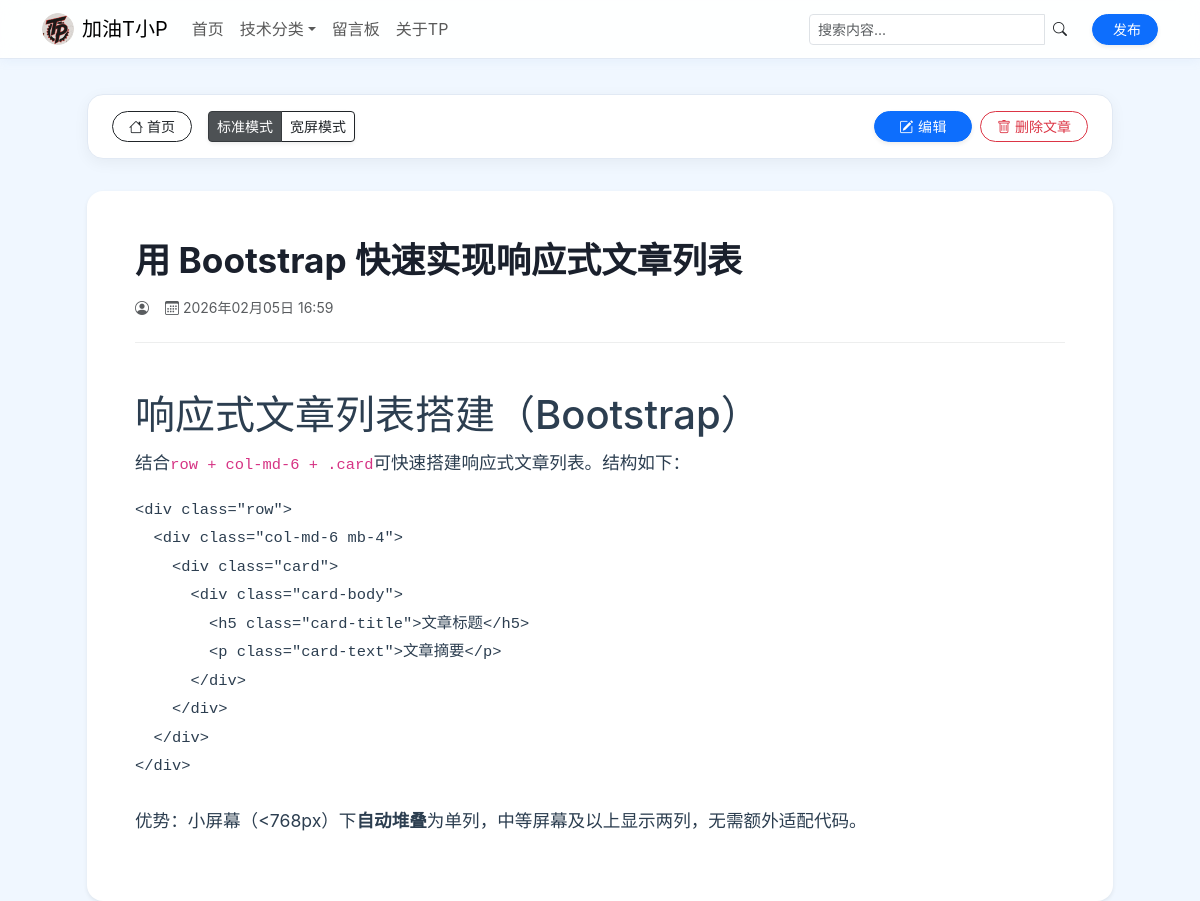
Screenshot of /post/8 with the database file from the repository.
### blog/models.py (models this page shows, shortened)
class Post(models.Model):
    title = models.CharField(max_length=200, verbose_name="文章标题")
    content = models.TextField(verbose_name="正文")
    created_at = models.DateTimeField(
        auto_now_add=True, verbose_name="创建时间（全球标准时间）"
    )
    category = models.ForeignKey(
        Category,
        on_delete=models.SET_NULL,
        null=True,
        blank=True,
        verbose_name="文章分类",
    )
    @property
    def beijing_created_at(self):
        return timezone.localtime(self.created_at)

### blog/views.py (the view)
# urls.py: path("post/<int:pk>", views.post_detail, name="post-detail"),
def post_detail(request, pk):
    post = get_object_or_404(Post, pk=pk)
    return render(request, "blog/post_detail.html", {"post": post})

### blog/templatetags/markdown_extras.py (called while the page is built)
@register.filter(name="markdown")  # 改为 "markdown"，这样 HTML 里才能用 |markdown
def markdown_to_html(markdown_text):
    if not markdown_text:
        return ""
    html_content = markdown.markdown(
        markdown_text, extensions=["extra", "codehilite", "fenced_code"]
    )
    return mark_safe(html_content)

### blog/templates/blog/post_detail.html (shortened to what this page needs)
{% extends 'blog/base.html' %} {% load markdown_extras %}  {% block content %}
  <div class="row justify-content-center mt-4">
    <div id="main-column" class="view-mode-standard">
      <div class="function-toolbar d-flex justify-content-between align-items-center">
        <div class="d-flex gap-2">
          <a href="{% url 'home' %}" class="btn btn-sm btn-outline-dark rounded-pill px-3"><i class="bi bi-house"></i> 首页</a>
          <div class="btn-group shadow-sm ms-2" role="group">
            <button id="btn-standard" class="btn btn-sm btn-dark active">标准模式</button>
            <button id="btn-wide" class="btn btn-sm btn-outline-dark">宽屏模式</button>
          </div>
        </div>
        <div class="d-flex gap-2">
          <a href="{% url 'post-update' post.pk %}?next={{ request.get_full_path }}" class="btn btn-sm btn-primary btn-manage rounded-pill px-4 shadow-sm"><i class="bi bi-pencil-square"></i> 编辑</a>
          <a href="{% url 'post-delete' post.pk %}?next={{ request.get_full_path }}" class="btn btn-sm btn-outline-danger rounded-pill px-3"><i class="bi bi-trash"></i> 删除文章</a>
        </div>
      </div>
      <div class="card shadow-sm border-0 rounded-4 overflow-hidden">
        <div class="card-body p-4 p-md-5">
          <header class="mb-4">
            <h1 class="fw-bold mb-3" style="color: #1a202c; font-size: 2.2rem;">{{ post.title }}</h1>
            <div class="d-flex align-items-center text-muted small">
              <span class="me-3"><i class="bi bi-person-circle"></i> {{ post.author }}</span>
              <span><i class="bi bi-calendar3"></i> {{ post.beijing_created_at|date:'Y年m月d日 H:i' }}</span>
            </div>
          </header>
          <hr class="mb-5" style="opacity: 0.08;" />
          <div id="readable-content" class="post-content">{{ post.content|markdown }}</div>
        </div>
      </div>
    </div>
  </div>
{% endblock %}

### blog/templates/blog/base.html (style rules this page uses)
:root { --primary-blue: #2d6bc8; --hover-blue: #1f5099; --bg-light-blue: #f0f7ff; --border-color: #e1e9f4; }
body { background-color: var(--bg-light-blue); min-height: 100vh; font-family: -apple-system, BlinkMacSystemFont, 'Segoe UI', Roboto, sans-serif; margin: 0; padding-top: 70px; }

### blog/templates/blog/post_detail.html (style rules this page uses)
#main-column { transition: all 0.5s cubic-bezier(0.165, 0.84, 0.44, 1); margin: 0 auto; width: 100%; }
.view-mode-standard { max-width: 1050px !important; }
.function-toolbar { background: #ffffff; padding: 16px 24px; border-radius: 16px; border: 1px solid #e1e9f4; box-shadow: 0 4px 15px rgba(0, 0, 0, 0.05); margin-bottom: 2rem; }
.post-content { font-size: 1.1rem; line-height: 1.85; color: #2c3e50; }
.post-content pre, .post-content img, .post-content blockquote { break-inside: avoid; max-width: 100%; margin-bottom: 1.5rem; }
.btn-manage { font-weight: 500; letter-spacing: 0.5px; }

### rows the page displays
Post: title "用 Bootstrap 快速实现响应式文章列表", beijing_created_at "2026年02月05日 16:59", content "响应式文章列表搭建（Bootstrap） 结合 row + col-md-6 + .card 可快速搭建响应式文章列表。结构如下： < div class = \"row\" > < div class = \"col-md-6 mb-4\" > < div class = \"card\" > < div class = \"card-body\" > < h5 class = \"card-title\" > 文章标题 </ h5 > < p class = \"card-text\" > 文章摘要 </ p > </ div > </ div > </ div > </ div > 优势：小屏幕（<768px）下 自动堆叠 为单列，中等屏幕及以上显示两列，无需额外适配代码。"
